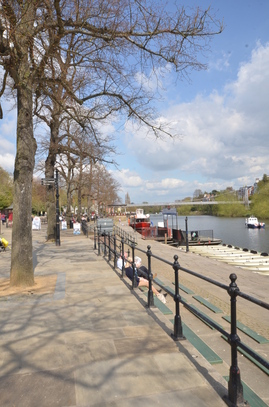
%> input picture HW4/Part2/left.jpg, 269 x 407 px
$ octave Part2A.m   (GNU Octave 9; MATLAB toolbox functions it lacks are replaced by stand-ins)
%> lines starting %> are read from the running program, lines starting %| are printed output that depends on the picture
clear
run('../VLFEATROOT/toolbox/vl_setup')
%> (this line was passed over: vl_setup is not available in this run)

left = imread('left.jpg');
%> left is the input picture: size 407x269x3 uint8; mean R, G, B 149.9, 146.9, 146.2
center = imread('center.jpg');
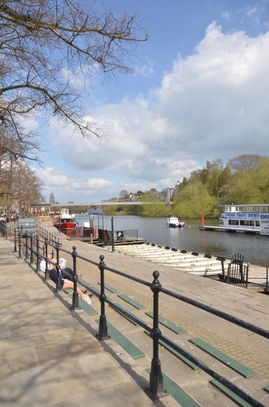
%> input picture HW4/Part2/center.jpg, 269 x 407 px
%> center is the input picture: size 407x269x3 uint8; mean R, G, B 154.4, 154.8, 157
right = imread('right.jpg');
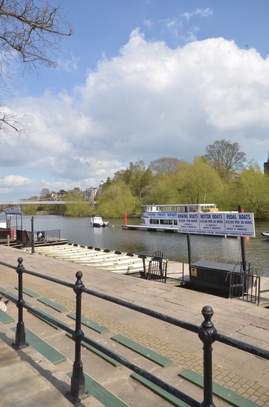
%> input picture HW4/Part2/right.jpg, 269 x 407 px
%> right is the input picture: size 407x269x3 uint8; mean R, G, B 154.3, 155.8, 156.9

slleft = single(rgb2gray(left));
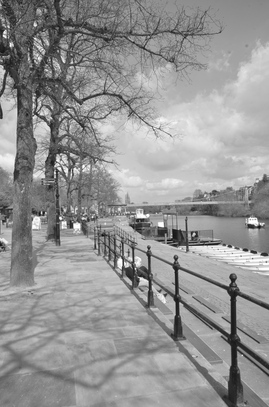
%> slleft: size 407x269 single; min 10, max 255, mean 147.7
slcenter = single(rgb2gray(center));
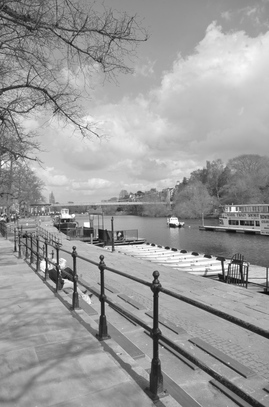
%> slcenter: size 407x269 single; min 3, max 255, mean 154.9
slright = single(rgb2gray(right));
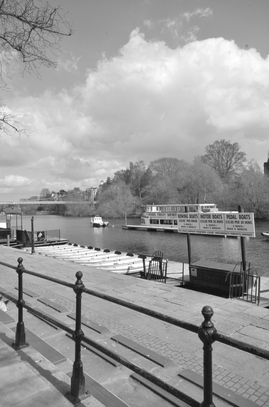
%> slright: size 407x269 single; min 3, max 255, mean 155.5

%> (the run ends here)
